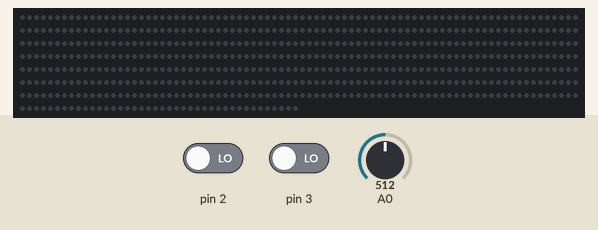
A sketch run on a simulated Arduino Uno, built with avr-gcc and run on an emulated ATmega328P. Shown: 600 RGB LEDs in strip order, left to right, continuing on the next row. The inputs (shaded band) are chosen by the test bench; at power-on: pin 2 LOW, pin 3 LOW, A0 = 512. Dim RGB values are drawn brighter than linear.

Above: at 1.2 s.
1.3 s: pin 2 driven HIGH
At 1.51 s:
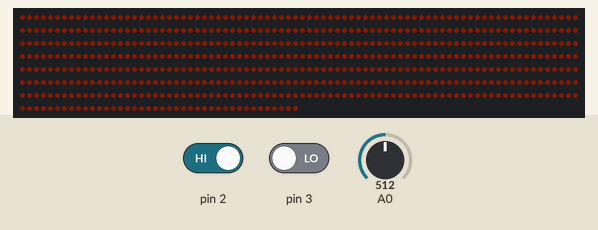
At 4.5 s:
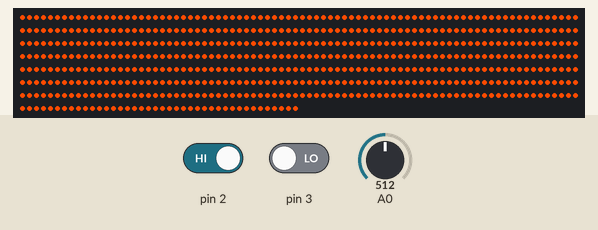
Timing chart, 0 to 6.0 s (numbered marks = the images above; inputs shaded):
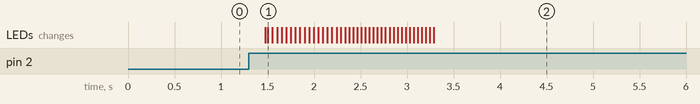

Measured:
- after the input at 1.3 s, the LEDs: first change after 0.17 s (image 1 shows a later state)

The sketch:

CodeHallCaptLum.ino
```cpp
#include <Adafruit_NeoPixel.h>
#define LED_PIN    6
#define LED_COUNT  600

bool OnPresence;
unsigned long Top;
unsigned long LastTop;
unsigned long FirstTop;
unsigned long delai;
//unsigned long AnimTop;
//uint32_t color;
Adafruit_NeoPixel strip(LED_COUNT,LED_PIN, NEO_GRB + NEO_KHZ800);

int initialBrightness = 0;
int Brightness = 0;
int brightness = 0;
int a = 0;
int b = 0;
int c = 0;
int d = 0;
int e = 0;
int f = 0;
int x = 0;
int y = 0;
int z = 0;
uint8_t red;
uint8_t green;
uint8_t blue;

/*struct LEDAnimation {
  uint16_t index; // Index de la LED dans la bande
  uint32_t start_time; // Heure de début de l'animation
  bool fading_in; // Indique si la LED est en train de s'allumer ou de s'éteindre
};

// Tableau pour stocker les informations sur les LED en cours d'animation
LEDAnimation animations[40];*/

void setup() {
  // put your setup code here, to run once:
pinMode(3, INPUT);
pinMode(2, INPUT);
strip.begin ();
strip.show ();
}

void loop() {
  // put your main code here, to run repeatedly:

  //randomSeed(analogRead(0));

  /*updateAnimations();

  // Vérifier si une nouvelle LED doit être sélectionnée
  if (millis() % 10000 < 100) { // Changez 10000 à la valeur souhaitée pour la durée entre chaque sélection de LED
    selectNewLED();
  }*/

if (analogRead(0) < 200 && !OnPresence)
{
  a = 0;
  b = 0;
  c = 150;
  brightness = 100;
}

else if (analogRead(0) >= 200 && analogRead(0) < 500 && !OnPresence)
{
  a = 0;
  b = 50;
  c= 255;
  brightness = 200;
}

else if (analogRead(0) >= 500 && !OnPresence)
{
  a = 255;
  b = 75;
  c = 0;
  brightness = 255;
}

if (digitalRead(3) == HIGH ||digitalRead(2) == HIGH)
{
  OnPresence = true;
  Top = millis();
}

if (digitalRead(3) == LOW && digitalRead(2) == LOW && OnPresence && millis() - Top > 10000)
{
  OnPresence = false;
  LastTop = millis();
}

if (!OnPresence)
{
// Extraire les composantes de couleur RVB
  FirstTop = millis ();
  delai = millis () - LastTop;
  initialBrightness = strip.getBrightness();
  if (delai < 2000)
  {
  d = map(delai, 0, 2000, x, 0);
  e = map(delai, 0, 2000, y, 0);
  f = map(delai, 0, 2000, z, 0);
  Brightness = map(delai, 0, 2000, initialBrightness, 0);
  strip.setBrightness(Brightness);
  strip.fill(strip.Color(d,e,f),0, 600);
  strip.show ();
  }
}

if (OnPresence)
{
  delai = millis () - FirstTop;
  initialBrightness = strip.getBrightness();
  /*for (int i = 0; i < LED_COUNT; i +=2)
  {
    uint32_t color = strip.getPixelColor(i); // Récupérer la couleur du pixel

// Extraire les composantes de couleur RVB
    uint8_t red = (color >> 16) & 0xFF;
    uint8_t green = (color >> 8) & 0xFF;
    uint8_t blue = color & 0xFF;
    int d = map(delai, 0, 2000, red, a);
    int e = map(delai, 0, 2000, green, b);
    int f = map(delai, 0, 2000, blue, c);
    strip.setPixelColor(i,d, e, f);
  }*/

// Extraire les composantes de couleur RVB
if (delai < 2000)
{
    x = map(delai, 0, 2000, d, a);
    y = map(delai, 0, 2000, e, b);
    z = map(delai, 0, 2000, f, c);
    Brightness = map (delai, 0, 2000, initialBrightness,brightness);
    strip.setBrightness (Brightness);
    strip.fill(strip.Color(x,y,z),0, 600);
    strip.show ();
}

  /*for (int i = 0; i < 30; i++) {
    if (millis () - AnimTop > random(0,1500))
    {
    AnimTop = millis ();
    uint32_t color = strip.getPixelColor(i); // Récupérer la couleur du premier pixel

// Extraire les composantes de couleur RVB
    uint8_t red = (color >> 16) & 0xFF;
    uint8_t green = (color >> 8) & 0xFF;
    uint8_t blue = color & 0xFF;
    int g = map (delai, 0, 5000, red, 0);
    int t = map (delai, 0, 5000, green, 0);
    int o = map (delai, 0, 5000, blue, 120);
    int randomLED = random(0,600); // Choisir une LED parmi toutes les LED
    strip.setPixelColor(randomLED, g, t, o);
    }
  }*/
 }
}

/*void updateAnimations() {
  unsigned long current_time = millis();
  for (int i = 0; i < 40; i++) {
    // Vérifier si une LED est en cours d'animation
    if (animations[i].index != 0xFFFF) {
      // Calculer le temps écoulé depuis le début de l'animation
      unsigned long elapsed_time = current_time - animations[i].start_time;

      // Mettre à jour la couleur de la LED en fonction du temps écoulé
      uint8_t brightness = 0;
      if (animations[i].fading_in) {
        brightness = map(constrain(elapsed_time, 0, 5000), 0, 5000, 0, 120);
      } else {
        brightness = map(constrain(elapsed_time, 0, 5000), 0, 5000, 120, 0);
      }
      strip.setPixelColor(animations[i].index, 0, 0, brightness);

      // Vérifier si l'animation est terminée
      if (elapsed_time >= 10000) { // Changez 10000 à la valeur souhaitée pour la durée totale de l'animation
        animations[i].index = 0xFFFF; // Marquer l'animation comme terminée
      }
    }
  }
  //strip.show();
}

void selectNewLED() {
  // Générer un nouvel index de LED
  uint16_t new_index = random(LED_COUNT);

  // Rechercher une place libre dans le tableau d'animations
  for (int i = 0; i < 40; i++) {
    if (animations[i].index == 0xFFFF) {
      // Stocker les informations sur la nouvelle LED
      animations[i].index = new_index;
      animations[i].start_time = millis();
      animations[i].fading_in = true;
      return;
    }
  }
}*/
```
